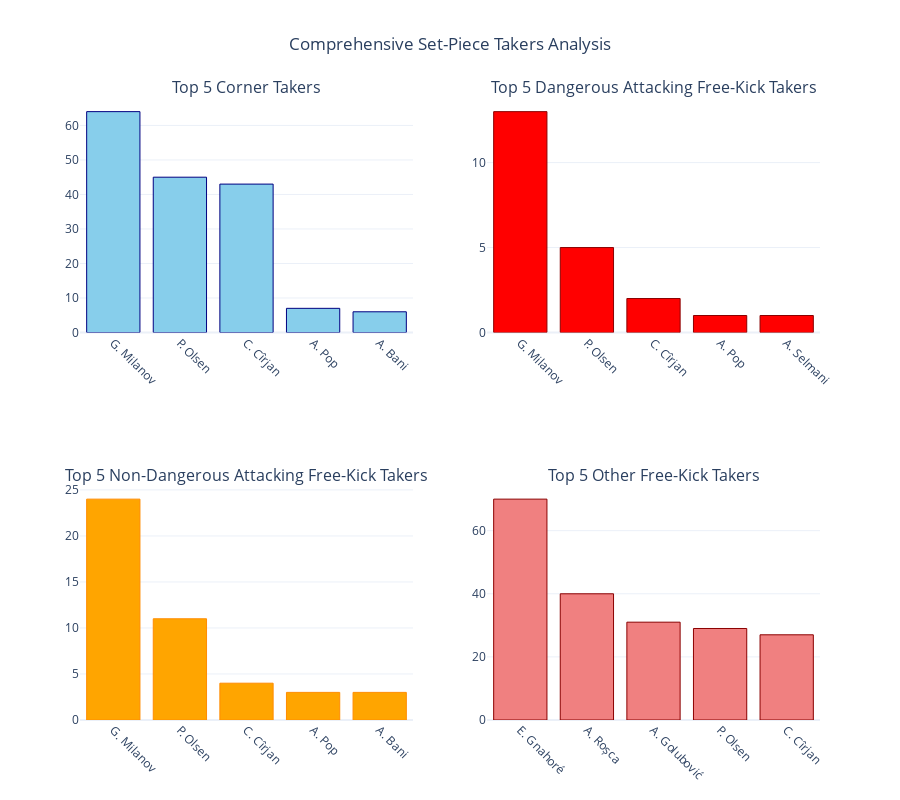
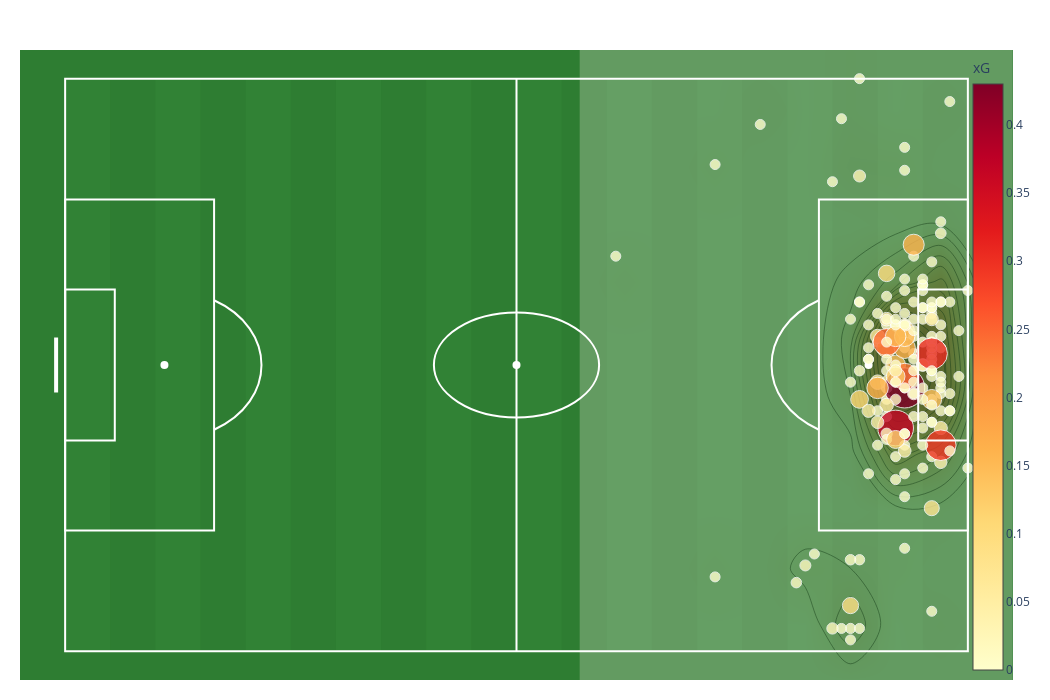
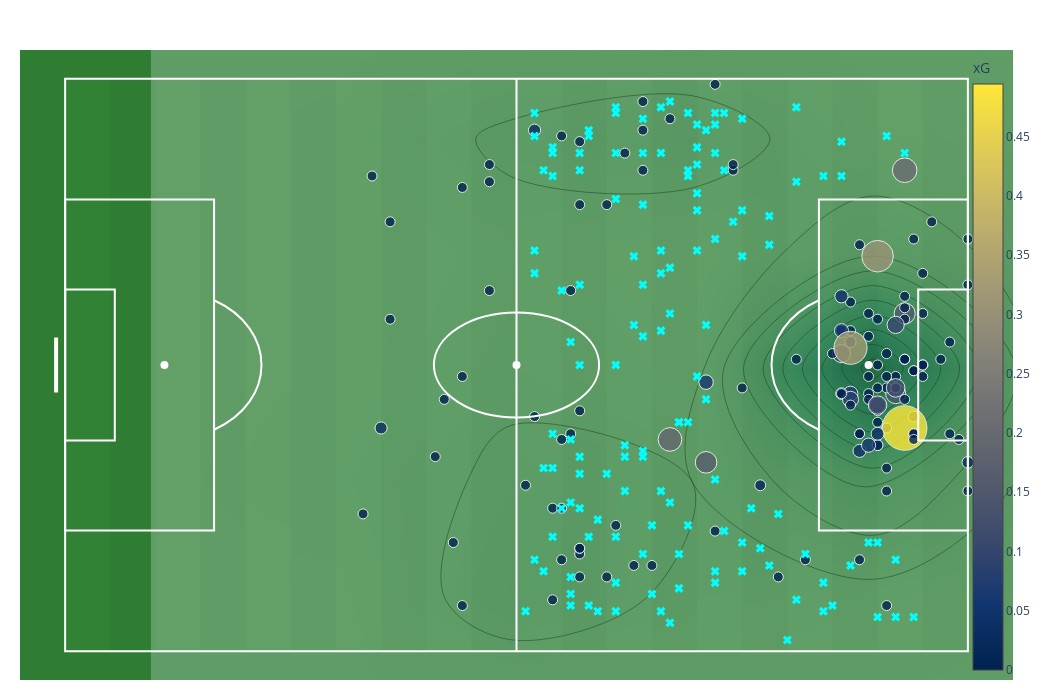
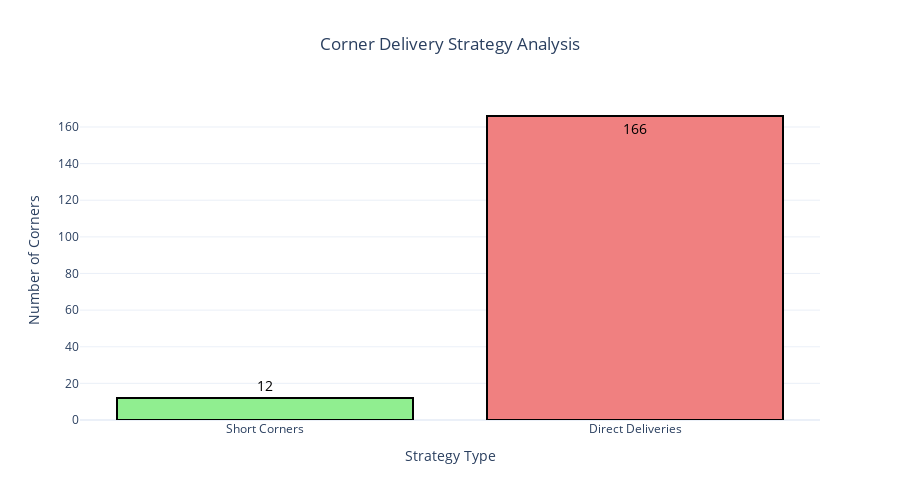

The notebook cell these images were saved under, in order:
### Code cell
print("🏆 DINAMO BUCUREȘTI SET-PIECE TACTICAL ANALYSIS")
print("=" * 60)
print("Analyzing set-piece strategies for the 2024/25 season...")
print("=" * 60)

# Step 1: Data Preparation
df = load_and_prepare_data()
if df is None:
    raise RuntimeError("Data loading failed.")

set_piece_events = filter_set_pieces(df)
set_piece_events = clean_set_piece_data(set_piece_events)

# Step 2: Offensive Analysis
print("\n" + "="*60)
dinamo_attacking = analyze_offensive_set_pieces(set_piece_events)
if not dinamo_attacking.empty:
    identify_main_takers(dinamo_attacking)
    analyze_delivery_zones(dinamo_attacking)
    detect_attacking_patterns(dinamo_attacking)
    identify_dangerous_players(dinamo_attacking)
else:
    print("No attacking set-pieces for Dinamo to analyze.")

# Step 3: Defensive Analysis
print("\n" + "="*60)
dinamo_defending = analyze_defensive_set_pieces(set_piece_events)
if not dinamo_defending.empty:
    analyze_defensive_vulnerabilities(dinamo_defending, df)
    analyze_aerial_duels(dinamo_defending, df)
    analyze_second_ball_reaction(dinamo_defending, df)
else:
    print("No defending set-pieces for Dinamo to analyze.")

print("\n" + "="*60)
print("🎯 ANALYSIS COMPLETE - PROFESSIONAL REPORT READY")
print("="*60)
print("✓ All visualizations have been saved as interactive HTML files.")
print("✓ Comprehensive set-piece analysis completed.")
print("✓ Professional football pitch visualizations generated.")
print("✓ Data-driven insights ready for coaching staff review.")

### Figure 1 — Plotly figure (JSON) as saved in the notebook; plotly's stock layout.template omitted (floating-point values rounded to 4 significant figures)
{"data": [{"marker": {"color": "skyblue", "line": {"color": "navy", "width": 1}}, "name": "Corner Takers", "type": "bar", "x": ["G. Milanov", "P. Olsen", "C. Cîrjan", "A. Pop", "A. Bani"], "xaxis": "x", "y": [64, 45, 43, 7, 6], "yaxis": "y"}, {"marker": {"color": "red", "line": {"color": "darkred", "width": 1}}, "name": "Dangerous Attacking Free-Kicks", "type": "bar", "x": ["G. Milanov", "P. Olsen", "C. Cîrjan", "A. Pop", "A. Selmani"], "xaxis": "x2", "y": [13, 5, 2, 1, 1], "yaxis": "y2"}, {"marker": {"color": "orange", "line": {"color": "darkorange", "width": 1}}, "name": "Non-Dangerous Attacking Free-Kicks", "type": "bar", "x": ["G. Milanov", "P. Olsen", "C. Cîrjan", "A. Pop", "A. Bani"], "xaxis": "x3", "y": [24, 11, 4, 3, 3], "yaxis": "y3"}, {"marker": {"color": "lightcoral", "line": {"color": "darkred", "width": 1}}, "name": "Other Free-Kicks", "type": "bar", "x": ["E. Gnahoré", "A. Roșca", "A. Golubović", "P. Olsen", "C. Cîrjan"], "xaxis": "x4", "y": [70, 40, 31, 29, 27], "yaxis": "y4"}], "layout": {"annotations": [{"font": {"size": 16}, "showarrow": false, "text": "Top 5 Corner Takers", "x": 0.225, "xanchor": "center", "xref": "paper", "y": 1, "yanchor": "bottom", "yref": "paper"}, {"font": {"size": 16}, "showarrow": false, "text": "Top 5 Dangerous Attacking Free-Kick Takers", "x": 0.775, "xanchor": "center", "xref": "paper", "y": 1, "yanchor": "bottom", "yref": "paper"}, {"font": {"size": 16}, "showarrow": false, "text": "Top 5 Non-Dangerous Attacking Free-Kick Takers", "x": 0.225, "xanchor": "center", "xref": "paper", "y": 0.375, "yanchor": "bottom", "yref": "paper"}, {"font": {"size": 16}, "showarrow": false, "text": "Top 5 Other Free-Kick Takers", "x": 0.775, "xanchor": "center", "xref": "paper", "y": 0.375, "yanchor": "bottom", "yref": "paper"}], "height": 800, "showlegend": false, "title": {"text": "Comprehensive Set-Piece Takers Analysis", "x": 0.5}, "xaxis": {"anchor": "y", "domain": [0, 0.45], "tickangle": 45}, "xaxis2": {"anchor": "y2", "domain": [0.55, 1], "tickangle": 45}, "xaxis3": {"anchor": "y3", "domain": [0, 0.45], "tickangle": 45}, "xaxis4": {"anchor": "y4", "domain": [0.55, 1], "tickangle": 45}, "yaxis": {"anchor": "x", "domain": [0.625, 1]}, "yaxis2": {"anchor": "x2", "domain": [0.625, 1]}, "yaxis3": {"anchor": "x3", "domain": [0, 0.375]}, "yaxis4": {"anchor": "x4", "domain": [0, 0.375]}}}

### Figure 2 — Plotly figure (JSON) as saved in the notebook; plotly's stock layout.template omitted (floating-point values rounded to 4 significant figures; data arrays with more than 128 entries replaced by an {"elided": "..."} marker saying what was removed)
{"data": [{"hoverinfo": "none", "marker": {"color": "white", "size": 8}, "mode": "markers", "type": "scatter", "x": [50], "y": [50]}, {"hoverinfo": "none", "marker": {"color": "white", "size": 8}, "mode": "markers", "type": "scatter", "x": [11, 89], "y": [50, 50]}, {"hoverinfo": "none", "line": {"color": "white", "width": 4}, "mode": "lines", "type": "scatter", "x": [-1, -1], "y": [45.2, 54.8]}, {"hoverinfo": "none", "line": {"color": "white", "width": 4}, "mode": "lines", "type": "scatter", "x": [101, 101], "y": [45.2, 54.8]}, {"colorscale": [[0, "rgb(255,245,240)"], [0.125, "rgb(254,224,210)"], [0.25, "rgb(252,187,161)"], [0.375, "rgb(252,146,114)"], [0.5, "rgb(251,106,74)"], [0.625, "rgb(239,59,44)"], [0.75, "rgb(203,24,29)"], [0.875, "rgb(165,15,21)"], [1, "rgb(103,0,13)"]], "contours": {"coloring": "heatmap"}, "name": "Delivery Frequency", "opacity": 0.5, "showscale": false, "type": "histogram2dcontour", "x": {"elided": "178 float values"}, "y": {"elided": "178 float values"}}, {"hoverinfo": "text", "marker": {"color": {"elided": "178 float values"}, "colorbar": {"title": {"text": "xG"}, "x": 0.95}, "colorscale": [[0, "rgb(255,255,204)"], [0.125, "rgb(255,237,160)"], [0.25, "rgb(254,217,118)"], [0.375, "rgb(254,178,76)"], [0.5, "rgb(253,141,60)"], [0.625, "rgb(252,78,42)"], [0.75, "rgb(227,26,28)"], [0.875, "rgb(189,0,38)"], [1, "rgb(128,0,38)"]], "line": {"color": "white", "width": 1}, "opacity": 0.8, "showscale": true, "size": {"elided": "178 float values"}, "sizemode": "diameter"}, "mode": "markers", "name": "Delivery Danger (xG)", "text": {"elided": "178 str values"}, "type": "scatter", "x": {"elided": "178 float values"}, "y": {"elided": "178 float values"}}], "layout": {"height": 700, "legend": {"bgcolor": "rgba(0,0,0,0.5)", "font": {"color": "white"}, "x": 0.01, "xanchor": "left", "y": 0.95, "yanchor": "top"}, "margin": {"b": 20, "l": 20, "r": 20, "t": 50}, "plot_bgcolor": "#2E7D32", "shapes": [{"line": {"color": "white", "width": 2}, "type": "rect", "x0": 0, "x1": 100, "y0": 0, "y1": 100}, {"line": {"color": "white", "width": 2}, "type": "line", "x0": 50, "x1": 50, "y0": 0, "y1": 100}, {"line": {"color": "white", "width": 2}, "type": "rect", "x0": 0, "x1": 16.5, "y0": 21.1, "y1": 78.9}, {"line": {"color": "white", "width": 2}, "type": "rect", "x0": 83.5, "x1": 100, "y0": 21.1, "y1": 78.9}, {"line": {"color": "white", "width": 2}, "type": "rect", "x0": 0, "x1": 5.5, "y0": 36.8, "y1": 63.2}, {"line": {"color": "white", "width": 2}, "type": "rect", "x0": 94.5, "x1": 100, "y0": 36.8, "y1": 63.2}, {"line": {"color": "white", "width": 2}, "type": "circle", "x0": 40.85, "x1": 59.15, "y0": 40.85, "y1": 59.15}, {"line": {"color": "white", "width": 2}, "path": "M 16.5,38.7 C 23.5,43.7, 23.5,56.3, 16.5,61.3", "type": "path"}, {"line": {"color": "white", "width": 2}, "path": "M 83.5,38.7 C 76.5,43.7, 76.5,56.3, 83.5,61.3", "type": "path"}, {"line": {"color": "white", "width": 2}, "path": "M 0,1 A 1,1 0 0,1 1,0", "type": "path"}, {"line": {"color": "white", "width": 2}, "path": "M 0,99 A 1,1 0 0,0 1,100", "type": "path"}, {"line": {"color": "white", "width": 2}, "path": "M 100,1 A 1,1 0 0,0 99,0", "type": "path"}, {"line": {"color": "white", "width": 2}, "path": "M 100,99 A 1,1 0 0,1 99,100", "type": "path"}, {"fillcolor": "#388E3C", "layer": "below", "line": {"width": 0}, "opacity": 0.3, "type": "rect", "x0": 0, "x1": 5, "y0": 0, "y1": 100}, {"fillcolor": "#388E3C", "layer": "below", "line": {"width": 0}, "opacity": 0.3, "type": "rect", "x0": 10, "x1": 15, "y0": 0, "y1": 100}, {"fillcolor": "#388E3C", "layer": "below", "line": {"width": 0}, "opacity": 0.3, "type": "rect", "x0": 20, "x1": 25, "y0": 0, "y1": 100}, {"fillcolor": "#388E3C", "layer": "below", "line": {"width": 0}, "opacity": 0.3, "type": "rect", "x0": 30, "x1": 35, "y0": 0, "y1": 100}, {"fillcolor": "#388E3C", "layer": "below", "line": {"width": 0}, "opacity": 0.3, "type": "rect", "x0": 40, "x1": 45, "y0": 0, "y1": 100}, {"fillcolor": "#388E3C", "layer": "below", "line": {"width": 0}, "opacity": 0.3, "type": "rect", "x0": 50, "x1": 55, "y0": 0, "y1": 100}, {"fillcolor": "#388E3C", "layer": "below", "line": {"width": 0}, "opacity": 0.3, "type": "rect", "x0": 60, "x1": 65, "y0": 0, "y1": 100}, {"fillcolor": "#388E3C", "layer": "below", "line": {"width": 0}, "opacity": 0.3, "type": "rect", "x0": 70, "x1": 75, "y0": 0, "y1": 100}, {"fillcolor": "#388E3C", "layer": "below", "line": {"width": 0}, "opacity": 0.3, "type": "rect", "x0": 80, "x1": 85, "y0": 0, "y1": 100}, {"fillcolor": "#388E3C", "layer": "below", "line": {"width": 0}, "opacity": 0.3, "type": "rect", "x0": 90, "x1": 95, "y0": 0, "y1": 100}], "showlegend": false, "title": {"font": {"color": "white", "size": 20}, "text": "<b>Corner Kick Analysis: Delivery Zones & Danger (xG)</b>", "x": 0.5}, "width": 1050, "xaxis": {"range": [-5, 105], "visible": false}, "yaxis": {"range": [-5, 105], "visible": false}}}

### Figure 3 — Plotly figure (JSON) as saved in the notebook; plotly's stock layout.template omitted (floating-point values rounded to 4 significant figures; data arrays with more than 128 entries replaced by an {"elided": "..."} marker saying what was removed)
{"data": [{"hoverinfo": "none", "marker": {"color": "white", "size": 8}, "mode": "markers", "type": "scatter", "x": [50], "y": [50]}, {"hoverinfo": "none", "marker": {"color": "white", "size": 8}, "mode": "markers", "type": "scatter", "x": [11, 89], "y": [50, 50]}, {"hoverinfo": "none", "line": {"color": "white", "width": 4}, "mode": "lines", "type": "scatter", "x": [-1, -1], "y": [45.2, 54.8]}, {"hoverinfo": "none", "line": {"color": "white", "width": 4}, "mode": "lines", "type": "scatter", "x": [101, 101], "y": [45.2, 54.8]}, {"colorscale": [[0, "rgb(247,251,255)"], [0.125, "rgb(222,235,247)"], [0.25, "rgb(198,219,239)"], [0.375, "rgb(158,202,225)"], [0.5, "rgb(107,174,214)"], [0.625, "rgb(66,146,198)"], [0.75, "rgb(33,113,181)"], [0.875, "rgb(8,81,156)"], [1, "rgb(8,48,107)"]], "contours": {"coloring": "heatmap"}, "name": "Delivery Frequency", "opacity": 0.5, "showscale": false, "type": "histogram2dcontour", "x": {"elided": "133 float values"}, "y": {"elided": "133 float values"}}, {"hoverinfo": "text", "marker": {"color": {"elided": "133 float values"}, "colorbar": {"title": {"text": "xG"}, "x": 0.95}, "colorscale": [[0, "#00224e"], [0.1111, "#123570"], [0.2222, "#3b496c"], [0.3333, "#575d6d"], [0.4444, "#707173"], [0.5556, "#8a8678"], [0.6667, "#a59c74"], [0.7778, "#c3b369"], [0.8889, "#e1cc55"], [1, "#fee838"]], "line": {"color": "white", "width": 1}, "opacity": 0.8, "showscale": true, "size": {"elided": "133 float values"}, "sizemode": "diameter"}, "mode": "markers", "name": "Delivery Danger (xG)", "text": {"elided": "133 str values"}, "type": "scatter", "x": {"elided": "133 float values"}, "y": {"elided": "133 float values"}}, {"marker": {"color": "cyan", "size": 8, "symbol": "x"}, "mode": "markers", "name": "Free Kick Location", "type": "scatter", "x": {"elided": "133 float values"}, "y": {"elided": "133 float values"}}], "layout": {"height": 700, "legend": {"bgcolor": "rgba(0,0,0,0.5)", "font": {"color": "white"}, "x": 0.01, "xanchor": "left", "y": 0.95, "yanchor": "top"}, "margin": {"b": 20, "l": 20, "r": 20, "t": 50}, "plot_bgcolor": "#2E7D32", "shapes": [{"line": {"color": "white", "width": 2}, "type": "rect", "x0": 0, "x1": 100, "y0": 0, "y1": 100}, {"line": {"color": "white", "width": 2}, "type": "line", "x0": 50, "x1": 50, "y0": 0, "y1": 100}, {"line": {"color": "white", "width": 2}, "type": "rect", "x0": 0, "x1": 16.5, "y0": 21.1, "y1": 78.9}, {"line": {"color": "white", "width": 2}, "type": "rect", "x0": 83.5, "x1": 100, "y0": 21.1, "y1": 78.9}, {"line": {"color": "white", "width": 2}, "type": "rect", "x0": 0, "x1": 5.5, "y0": 36.8, "y1": 63.2}, {"line": {"color": "white", "width": 2}, "type": "rect", "x0": 94.5, "x1": 100, "y0": 36.8, "y1": 63.2}, {"line": {"color": "white", "width": 2}, "type": "circle", "x0": 40.85, "x1": 59.15, "y0": 40.85, "y1": 59.15}, {"line": {"color": "white", "width": 2}, "path": "M 16.5,38.7 C 23.5,43.7, 23.5,56.3, 16.5,61.3", "type": "path"}, {"line": {"color": "white", "width": 2}, "path": "M 83.5,38.7 C 76.5,43.7, 76.5,56.3, 83.5,61.3", "type": "path"}, {"line": {"color": "white", "width": 2}, "path": "M 0,1 A 1,1 0 0,1 1,0", "type": "path"}, {"line": {"color": "white", "width": 2}, "path": "M 0,99 A 1,1 0 0,0 1,100", "type": "path"}, {"line": {"color": "white", "width": 2}, "path": "M 100,1 A 1,1 0 0,0 99,0", "type": "path"}, {"line": {"color": "white", "width": 2}, "path": "M 100,99 A 1,1 0 0,1 99,100", "type": "path"}, {"fillcolor": "#388E3C", "layer": "below", "line": {"width": 0}, "opacity": 0.3, "type": "rect", "x0": 0, "x1": 5, "y0": 0, "y1": 100}, {"fillcolor": "#388E3C", "layer": "below", "line": {"width": 0}, "opacity": 0.3, "type": "rect", "x0": 10, "x1": 15, "y0": 0, "y1": 100}, {"fillcolor": "#388E3C", "layer": "below", "line": {"width": 0}, "opacity": 0.3, "type": "rect", "x0": 20, "x1": 25, "y0": 0, "y1": 100}, {"fillcolor": "#388E3C", "layer": "below", "line": {"width": 0}, "opacity": 0.3, "type": "rect", "x0": 30, "x1": 35, "y0": 0, "y1": 100}, {"fillcolor": "#388E3C", "layer": "below", "line": {"width": 0}, "opacity": 0.3, "type": "rect", "x0": 40, "x1": 45, "y0": 0, "y1": 100}, {"fillcolor": "#388E3C", "layer": "below", "line": {"width": 0}, "opacity": 0.3, "type": "rect", "x0": 50, "x1": 55, "y0": 0, "y1": 100}, {"fillcolor": "#388E3C", "layer": "below", "line": {"width": 0}, "opacity": 0.3, "type": "rect", "x0": 60, "x1": 65, "y0": 0, "y1": 100}, {"fillcolor": "#388E3C", "layer": "below", "line": {"width": 0}, "opacity": 0.3, "type": "rect", "x0": 70, "x1": 75, "y0": 0, "y1": 100}, {"fillcolor": "#388E3C", "layer": "below", "line": {"width": 0}, "opacity": 0.3, "type": "rect", "x0": 80, "x1": 85, "y0": 0, "y1": 100}, {"fillcolor": "#388E3C", "layer": "below", "line": {"width": 0}, "opacity": 0.3, "type": "rect", "x0": 90, "x1": 95, "y0": 0, "y1": 100}], "showlegend": false, "title": {"font": {"color": "white", "size": 20}, "text": "<b>Attacking Free Kick Analysis: Delivery Zones & Danger (xG)</b>", "x": 0.5}, "width": 1050, "xaxis": {"range": [-5, 105], "visible": false}, "yaxis": {"range": [-5, 105], "visible": false}}}

### Figure 4 — Plotly figure (JSON) as saved in the notebook; plotly's stock layout.template omitted (floating-point values rounded to 4 significant figures)
{"data": [{"marker": {"color": ["lightgreen", "lightcoral"], "line": {"color": "black", "width": 2}}, "text": ["12", "166"], "textfont": {"color": "black", "size": 14}, "textposition": "auto", "type": "bar", "x": ["Short Corners", "Direct Deliveries"], "y": [12, 166]}], "layout": {"height": 500, "showlegend": false, "title": {"text": "Corner Delivery Strategy Analysis", "x": 0.5}, "xaxis": {"title": {"text": "Strategy Type"}}, "yaxis": {"title": {"text": "Number of Corners"}}}}
